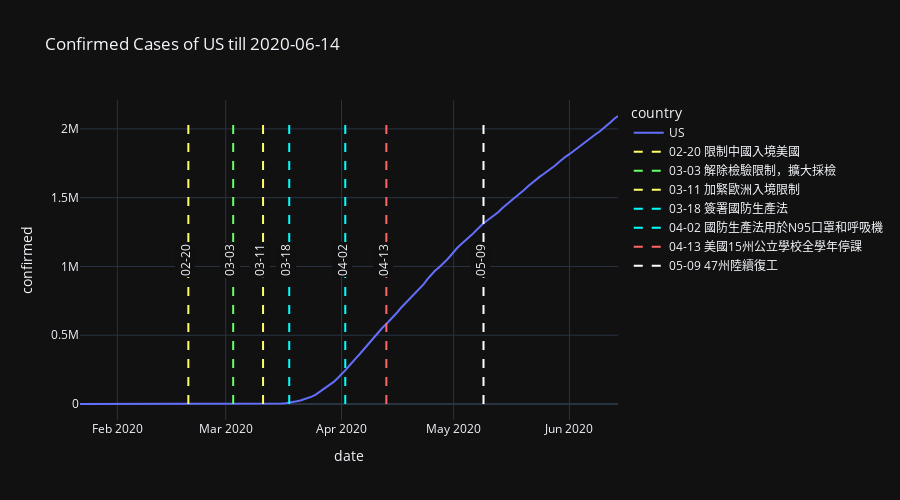

Here is the notebook cell this chart was saved with:
### Markdown cell above
### 美國

### Code cell
events = [['02-20', '限制中國入境美國', color_1],
          ['03-03', '解除檢驗限制，擴大採檢', color_2],
          ['03-11', '加緊歐洲入境限制', color_1],
          ['03-18', '簽署國防生產法', color_3],
          ['04-02', '國防生產法用於N95口罩和呼吸機', color_3],
          ['04-13', '美國15州公立學校全學年停課', color_4],
          ['05-09', '47州陸續復工', color_6]]

plot_by_country('US', events)
plot_by_country2('US', events)
plot_by_country3('US', events)

### Figure 1 — Plotly figure (JSON) as saved in the notebook; plotly's stock layout.template omitted (floating-point values rounded to 4 significant figures; data arrays with more than 128 entries replaced by an {"elided": "..."} marker saying what was removed)
{"data": [{"hovertemplate": "country=US<br>date=%{x}<br>confirmed=%{y}<extra></extra>", "legendgroup": "US", "line": {"color": "#636efa", "dash": "solid"}, "mode": "lines", "name": "US", "orientation": "v", "showlegend": true, "type": "scatter", "x": {"elided": "145 str values"}, "xaxis": "x", "y": {"elided": "145 int values"}, "yaxis": "y"}, {"line": {"color": "#ffff66", "dash": "dash"}, "mode": "lines", "name": "02-20 限制中國入境美國", "type": "scatter", "x": ["2020-02-20", "2020-02-20"], "y": [0, 2093876]}, {"line": {"color": "#66ff66", "dash": "dash"}, "mode": "lines", "name": "03-03 解除檢驗限制，擴大採檢", "type": "scatter", "x": ["2020-03-03", "2020-03-03"], "y": [0, 2093876]}, {"line": {"color": "#ffff66", "dash": "dash"}, "mode": "lines", "name": "03-11 加緊歐洲入境限制", "type": "scatter", "x": ["2020-03-11", "2020-03-11"], "y": [0, 2093876]}, {"line": {"color": "#00ffff", "dash": "dash"}, "mode": "lines", "name": "03-18 簽署國防生產法", "type": "scatter", "x": ["2020-03-18", "2020-03-18"], "y": [0, 2093876]}, {"line": {"color": "#00ffff", "dash": "dash"}, "mode": "lines", "name": "04-02 國防生產法用於N95口罩和呼吸機", "type": "scatter", "x": ["2020-04-02", "2020-04-02"], "y": [0, 2093876]}, {"line": {"color": "#ff6666", "dash": "dash"}, "mode": "lines", "name": "04-13 美國15州公立學校全學年停課", "type": "scatter", "x": ["2020-04-13", "2020-04-13"], "y": [0, 2093876]}, {"line": {"color": "#ffffff", "dash": "dash"}, "mode": "lines", "name": "05-09 47州陸續復工", "type": "scatter", "x": ["2020-05-09", "2020-05-09"], "y": [0, 2093876]}], "layout": {"annotations": [{"bgcolor": "#101010", "showarrow": false, "text": "02-20", "textangle": -90, "x": "2020-02-19", "y": 1046938}, {"bgcolor": "#101010", "showarrow": false, "text": "03-03", "textangle": -90, "x": "2020-03-02", "y": 1046938}, {"bgcolor": "#101010", "showarrow": false, "text": "03-11", "textangle": -90, "x": "2020-03-10", "y": 1046938}, {"bgcolor": "#101010", "showarrow": false, "text": "03-18", "textangle": -90, "x": "2020-03-17", "y": 1046938}, {"bgcolor": "#101010", "showarrow": false, "text": "04-02", "textangle": -90, "x": "2020-04-01", "y": 1046938}, {"bgcolor": "#101010", "showarrow": false, "text": "04-13", "textangle": -90, "x": "2020-04-12", "y": 1046938}, {"bgcolor": "#101010", "showarrow": false, "text": "05-09", "textangle": -90, "x": "2020-05-08", "y": 1046938}], "height": 500, "legend": {"title": {"text": "country"}, "tracegroupgap": 0}, "title": {"text": "Confirmed Cases of US till 2020-06-14"}, "xaxis": {"anchor": "y", "domain": [0, 1], "title": {"text": "date"}}, "yaxis": {"anchor": "x", "domain": [0, 1], "title": {"text": "confirmed"}}}}
